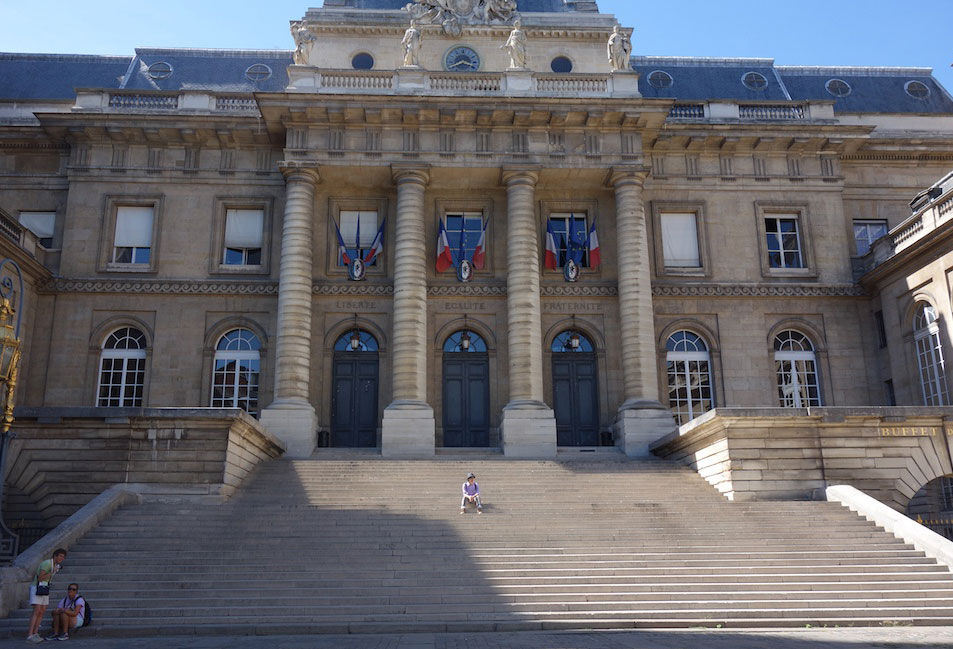
//> input picture stereo/pa1.jpg, 953 x 649 px
$ ./main   (built with g++ and OpenCV 4)
//> lines starting //> are read from the running program, lines starting //| are printed output that depends on the picture; after the words box and inside, x2 and y2 are one past the last pixel; in counts of white or black regions, pixels touching at a corner belong together
#include "opencv2/video/tracking.hpp"
#include "opencv2/imgproc/imgproc.hpp"
#include "opencv2/highgui/highgui.hpp"

#include <iostream>
#include <ctype.h>

#define WINSIZE 31
#define USE_FUSHIMI 1

using namespace cv;
using namespace std;
int calcDistance(cv::Mat prev, cv::Mat next, int deltaX, int deltaY);
void calcOpticalFlow(cv::Mat prev, cv::Mat next, cv::Mat flow);
void calcPartialOpticalFlow(cv::Mat prev, cv::Mat next, cv::Mat flow, int iteration);
//cv::Point2f calcMinimize(cv::Mat prev, cv::Mat next, int size, int* minDist);
cv::Point2f calcMinimize(cv::Mat prev, cv::Mat next, cv::Point2f ref, int size, int* minDist, int* avgDist);
cv::Mat m1, m2, g1, g2, flow;
cv::Mat mov[61];

void onMouse( int event, int x, int y, int flag, void* );

void drawFlow(cv::Mat prev, cv::Mat flow){
    int x, y;
    int width = prev.cols;
    int height = prev.rows;

    for(x = 10; x < width; x += 10){
        for(y = 10; y < height; y += 10){

            int fx = -flow.at<cv::Point2f>(y, x).x + x;
            int fy = -flow.at<cv::Point2f>(y, x).y + y;

// [4 lines of commented-out code are left out]

            cv::line(prev, cv::Point(x, y), cv::Point(fx, fy), cv::Scalar(0, 0, 0));
//            printf("(%d, %d) -> (%f, %f)\n", x, y, flow.at<cv::Point2f>(x, y).x, flow.at<cv::Point2f>(x, y).y);
        }
    }

}

void drawFlowColorMap(cv::Mat prev, cv::Mat flow){
    int x, y;
    int width = prev.cols;
    int height = prev.rows;

    for(x = 0; x < width; x += 1){
        for(y = 0; y < height; y += 1){

            float dx = flow.at<cv::Point2f>(y, x).x;
            float dy = flow.at<cv::Point2f>(y, x).y;

            int sat = sqrt(dx * dx + dy * dy) * 40;
            int hue = (sat == 0) ? 0 : (double)atan2(dx, dy) / 2.0 / M_PI * 180 + 90;
            int bri = 255;
            cv::rectangle(prev, cv::Point(x, y), cv::Point(x+1, y+1), cv::Scalar(hue, sat, bri));

//            printf("(%d, %d, %d)", hue, sat, bri);

            //            printf("(%d, %d) -> (%f, %f)\n", x, y, flow.at<cv::Point2f>(x, y).x, flow.at<cv::Point2f>(x, y).y);
        }
    }

}


void calcOpticalFlow(cv::Mat prev, cv::Mat next, cv::Mat flow){
    assert(prev.cols == next.cols);
    calcPartialOpticalFlow(prev, next, flow, 7);

    int width = prev.cols;
    int height = prev.rows;
    for(int x = 0; x < height; x += 1){
        for(int y = 0; y < width; y += 1){
            flow.at<cv::Point2f>(x, y) = flow.at<cv::Point2f>(x, y);
        }
    }

    cv::GaussianBlur(flow, flow, Size(WINSIZE, WINSIZE), WINSIZE, WINSIZE);
//    cv::blur(flow, flow, Size(10, 10));
}

void calcPartialOpticalFlow(cv::Mat prev, cv::Mat next, cv::Mat flow, int iteration)
{
    assert(prev.cols == next.cols);
    assert(prev.rows == next.rows);

    if(iteration == 0) return;
    if(prev.cols < 6 || next.cols < 6){
        return;
    }

    int minDist = INT_MAX;
    int avgDist = 0;
    int width = prev.cols;
    int height = prev.rows;
    int size = min(20, width/5);

    cv::Point2f delta = calcMinimize(prev, next, flow.at<cv::Point2f>(width/2, height/2), size, &minDist, &avgDist);

    if(avgDist < minDist * 1.4){
        // コントラスト低いので 0, 0 に
        delta = cv::Point2f(0, 0);
    }

    for(int x = 0; x < height; x += 1){
        for(int y = 0; y < width; y += 1){
            flow.at<cv::Point2f>(x, y) = delta;
        }
    }

    if(minDist > 1500){
        Rect r1 = Rect(0, 0,              width/2, height/2);
        Rect r2 = Rect(0, height/2,       width/2, height - height/2);
        Rect r3 = Rect(width/2, 0,        width - width/2, height/2);
        Rect r4 = Rect(width/2, height/2, width - width/2, height - height/2);
        calcPartialOpticalFlow(prev(r1), next(r1), flow(r1), iteration - 1);
        calcPartialOpticalFlow(prev(r2), next(r2), flow(r2), iteration - 1);
        calcPartialOpticalFlow(prev(r3), next(r3), flow(r3), iteration - 1);
        calcPartialOpticalFlow(prev(r4), next(r4), flow(r4), iteration - 1);
    }else{
        printf("delta: (%f, %f), size: %d minDist: %d avgDist: %d\n", delta.x, delta.y, size,  minDist, avgDist);
    }

    cv::rectangle(prev, Point2i(0, 0), Point2i(width-1, height-1), Scalar(255, 255, 255));
    cv::rectangle(next, Point2i(0, 0), Point2i(width-1, height-1), Scalar(255, 255, 255));

    return;
}

cv::Point2f calcMinimize(cv::Mat prev, cv::Mat next, cv::Point2f ref, int size, int* minDist, int* avgDist){
    cv::Point2f minPoint = cv::Point2f(ref.x, ref.y);
    int sumDist = 0;
    int count = 0;
    for(double x = -size; x <= size; x+= 1){
        for(double y = -size; y <= size; y+= 1){
            if(ref.x + x < 0 || ref.y + y < 0 || ref.x + x > prev.cols || ref.y + y > prev.rows) continue;
            int dist = calcDistance(prev, next, ref.x + x, ref.y + y);
            if(dist == INT_MAX) continue;
            if(dist < *minDist){
                minPoint.x = ref.x + x;
                minPoint.y = ref.y + y;
                *minDist = dist;
            }
            sumDist += dist;
            count ++;
        }
    }
    *avgDist = count != 0 ? sumDist / count : 0;
    if(count < 10) return ref;
    return minPoint;
}

int calcDistance(cv::Mat prev, cv::Mat next, int deltaX, int deltaY){
    int w = prev.cols - abs(deltaX);
    int h = prev.rows - abs(deltaY);

//    if(w < 2 || h < 2){
//        return INT_MAX;
//    }

    Mat imgA = prev(Rect(deltaX > 0 ? 0 : -deltaX, deltaY > 0 ? 0 : -deltaY, w, h));
    Mat imgB = next(Rect(deltaX > 0 ? deltaX : 0 , deltaY > 0 ? deltaY : 0 , w, h));
    Mat imgC;
    cv::absdiff(imgA, imgB, imgC);

    Scalar distxy = cv::mean(imgC);

    return (int)(distxy.val[0] * 1024);
}

int main( int argc, char** argv )
{

//    m1 = cv::imread("/Users/ryohei/gitrepos/cvgl/mid/eval-data/Teddy/frame10.png");
//    m2 = cv::imread("/Users/ryohei/gitrepos/cvgl/mid/eval-data/Teddy/frame11.png");
    m1 = cv::imread("/Users/ryohei/gitrepos/cvgl/stereo/pa1.jpg");
//> m1 is the input picture: 649 rows x 953 cols, CV_8UC3; mean B, G, R 108.8, 103.4, 104.2
    m2 = cv::imread("/Users/ryohei/gitrepos/cvgl/stereo/pa2.jpg");
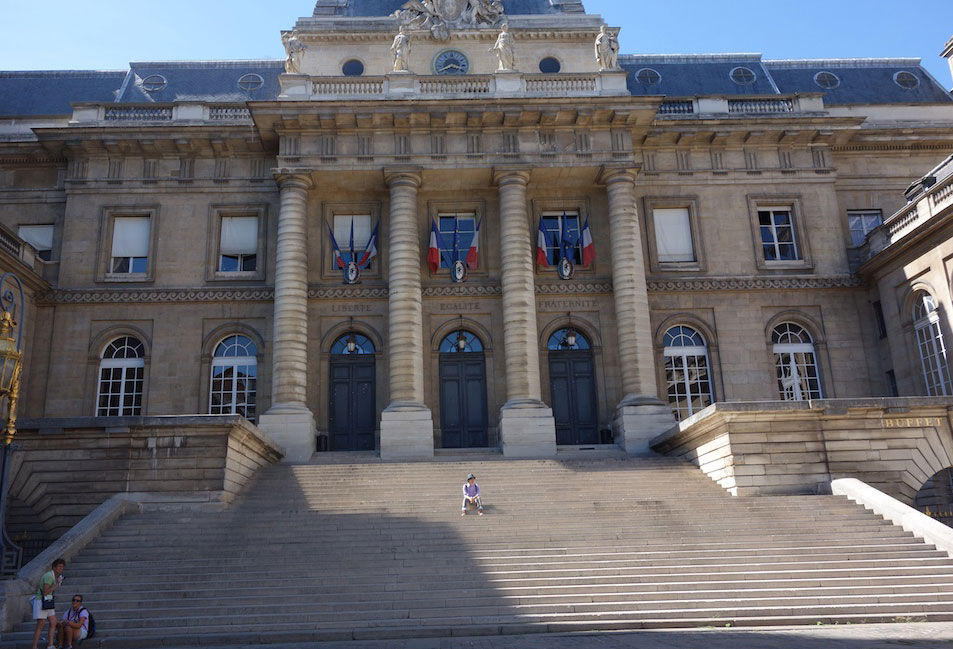
//> input picture stereo/pa2.jpg, 953 x 649 px
//> m2 is the input picture: 649 rows x 953 cols, CV_8UC3; mean B, G, R 108.1, 102.8, 103.3


    if(m1.empty() || m2.empty()){
        return 0;
    }

    cv::cvtColor(m1, g1, CV_RGB2GRAY);
    cv::cvtColor(m2, g2, CV_RGB2GRAY);
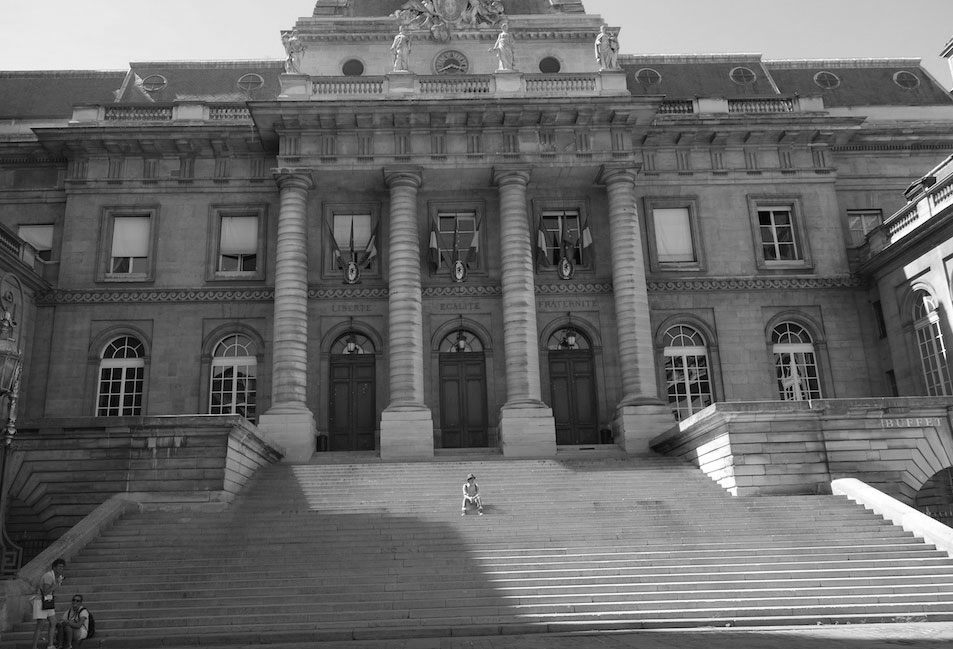
//> g2: 649 rows x 953 cols, CV_8UC1; min 0, max 255, mean 104.4

// [5 lines of commented-out code are left out]

    cv::GaussianBlur(g1, g1, Size(3, 3), 8, 6);
    cv::GaussianBlur(g2, g2, Size(3, 3), 8, 6);

// [7 lines of commented-out code are left out]
    flow = cv::Mat(g1.size(), CV_32FC2);


    if(USE_FUSHIMI){
        calcOpticalFlow(g1, g2, flow);
//> in calcMinimize, `cv::Point2f minPoint = cv::Point2f(ref.x, ref.y);`: minPoint = Point(0, 0)
//> the loop in calcMinimize, `for(double x = -size; x <= size; x+= 1)` made 41 passes
//> after the loop in calcMinimize, `for(double x = -size; x <= size; x+= 1)`: sumDist = 10191384; count = 441
//> in calcPartialOpticalFlow, `cv::Point2f delta = calcMinimize(prev, next, flow.at<cv::Point2f>(widt..`: minDist = 17170; avgDist = 23109; delta = Point(0, 0)
//> call 2 of calcMinimize, with ref = Point(0, 0), size = 20
//> the loop in calcMinimize (call 2), `for(double x = -size; x <= size; x+= 1)` made 41 passes
//> after the loop in calcMinimize (call 2), `for(double x = -size; x <= size; x+= 1)`:
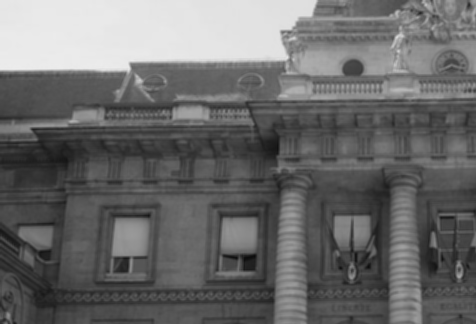
//> next: 324 rows x 476 cols, CV_8UC1; min 11, max 237, mean 106.1
//> after the loop in calcMinimize (call 2), `for(double x = -size; x <= size; x+= 1)`: sumDist = 9068405; count = 441
//> in calcPartialOpticalFlow (call 3), `cv::Point2f delta = calcMinimize(prev, next, flow.at<cv::Point2f>(widt..`: minDist = 8947; avgDist = 19341; delta = Point(0, 14)
//> call 4 of calcMinimize, with ref = Point(0, 14), size = 20
//> the loop in calcMinimize (call 4), `for(double x = -size; x <= size; x+= 1)` made 41 passes
//> after the loop in calcMinimize (call 4), `for(double x = -size; x <= size; x+= 1)`:
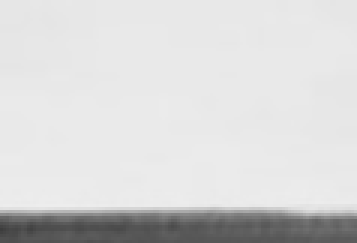
//> next: 81 rows x 119 cols, CV_8UC1 (shown 3 times larger); min 61, max 237, mean 215.4
//> after the loop in calcMinimize (call 4), `for(double x = -size; x <= size; x+= 1)`: sumDist = 14623869; count = 735
//| delta: (0.000000, 0.000000), size: 11 minDist: 791 avgDist: 1024
//> in calcPartialOpticalFlow (call 5), `cv::rectangle(prev, Point2i(0, 0), Point2i(width-1, height-1), Scalar(..`: prev: 40 rows x 59 cols, CV_8UC1; min 230, max 255, mean 234.9
//> in calcPartialOpticalFlow (call 5), `cv::rectangle(next, Point2i(0, 0), Point2i(width-1, height-1), Scalar(..`: next: 40 rows x 59 cols, CV_8UC1; min 229, max 255, mean 234
//| delta: (25.000000, 19.000000), size: 5 minDist: 0 avgDist: 673
//> in calcPartialOpticalFlow (call 7), `cv::rectangle(prev, Point2i(0, 0), Point2i(width-1, height-1), Scalar(..`: prev: 20 rows x 29 cols, CV_8UC1; min 63, max 255, mean 197.6
//> in calcPartialOpticalFlow (call 7), `cv::rectangle(next, Point2i(0, 0), Point2i(width-1, height-1), Scalar(..`: next: 20 rows x 29 cols, CV_8UC1; min 232, max 255, mean 237.2
//> the loop in calcMinimize (call 8), `for(double x = -size; x <= size; x+= 1)` made 11 passes
//> (sumDist, count) on passes 1 to 11: (67819, 9), (138561, 18), (211504, 27), (285305, 36), (285305, 45), (285305, 45), (285305, 45), (285305, 45), (285305, 45), (285305, 45), (285305, 45)
//> after the loop in calcMinimize (call 8), `for(double x = -size; x <= size; x+= 1)`:
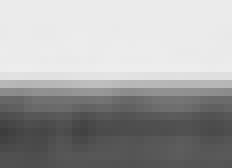
//> next: 21 rows x 29 cols, CV_8UC1 (shown 8 times larger); min 61, max 237, mean 164.4
//> after the loop in calcMinimize (call 8), `for(double x = -size; x <= size; x+= 1)`: sumDist = 285305; count = 45
//| delta: (25.000000, 21.000000), size: 5 minDist: 0 avgDist: 6340
//> in calcPartialOpticalFlow (call 8), `cv::rectangle(prev, Point2i(0, 0), Point2i(width-1, height-1), Scalar(..`: prev: 21 rows x 29 cols, CV_8UC1; min 71, max 255, mean 106.9
//> in calcPartialOpticalFlow (call 8), `cv::rectangle(next, Point2i(0, 0), Point2i(width-1, height-1), Scalar(..`: next: 21 rows x 29 cols, CV_8UC1; 15.76% of pixels changed, all inside (x1, y1, x2, y2) = (0, 0, 29, 21)
//> in calcPartialOpticalFlow (call 6), `calcPartialOpticalFlow(prev(r3), next(r3), flow(r3), iteration - 1);`: prev: 41 rows x 59 cols, CV_8UC1; min 63, max 255, mean 145.8
//> in calcPartialOpticalFlow (call 6), `calcPartialOpticalFlow(prev(r3), next(r3), flow(r3), iteration - 1);`: next: 41 rows x 59 cols, CV_8UC1; min 65, max 255, mean 203.6
//> in calcPartialOpticalFlow (call 6), `calcPartialOpticalFlow(prev(r4), next(r4), flow(r4), iteration - 1);`: prev: 41 rows x 59 cols, CV_8UC1; min 63, max 255, mean 152.8
//> in calcPartialOpticalFlow (call 6), `calcPartialOpticalFlow(prev(r4), next(r4), flow(r4), iteration - 1);`: next: 41 rows x 59 cols, CV_8UC1; min 65, max 255, mean 207.4
//> in calcPartialOpticalFlow (call 4), `calcPartialOpticalFlow(prev(r3), next(r3), flow(r3), iteration - 1);`: prev: 81 rows x 119 cols, CV_8UC1; min 63, max 255, mean 190.5
//> in calcPartialOpticalFlow (call 4), `calcPartialOpticalFlow(prev(r3), next(r3), flow(r3), iteration - 1);`: next: 81 rows x 119 cols, CV_8UC1; min 65, max 255, mean 218.7
//> in calcPartialOpticalFlow (call 4), `calcPartialOpticalFlow(prev(r4), next(r4), flow(r4), iteration - 1);`: prev: 81 rows x 119 cols, CV_8UC1; min 63, max 255, mean 195.4
//> in calcPartialOpticalFlow (call 4), `calcPartialOpticalFlow(prev(r4), next(r4), flow(r4), iteration - 1);`: next: 81 rows x 119 cols, CV_8UC1; min 65, max 255, mean 221
//> in calcPartialOpticalFlow (call 3), `calcPartialOpticalFlow(prev(r2), next(r2), flow(r2), iteration - 1);`: prev: 162 rows x 238 cols, CV_8UC1; min 22, max 255, mean 142.7
//> in calcPartialOpticalFlow (call 3), `calcPartialOpticalFlow(prev(r2), next(r2), flow(r2), iteration - 1);`: next: 162 rows x 238 cols, CV_8UC1; min 20, max 255, mean 155
//> in calcPartialOpticalFlow (call 3), `calcPartialOpticalFlow(prev(r3), next(r3), flow(r3), iteration - 1);`:
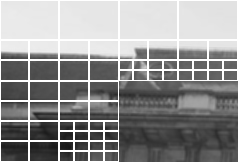
//> prev: 162 rows x 238 cols, CV_8UC1; min 22, max 255, mean 146.8
//> in calcPartialOpticalFlow (call 3), `calcPartialOpticalFlow(prev(r3), next(r3), flow(r3), iteration - 1);`:
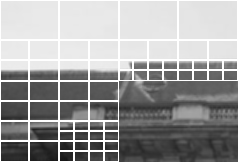
//> next: 162 rows x 238 cols, CV_8UC1; min 20, max 255, mean 157.9
    }else{
        cv::calcOpticalFlowFarneback(
                                     g1,
                                     g2,
                                     flow,
                                     0.6,  // pyrScale
                                     15,    // levels
                                     50,   // winsize
                                     15,    // iterations
                                     7,    // polyN
                                     1.5,  // polySigma
                                     OPTFLOW_FARNEBACK_GAUSSIAN);

    }

    cv::Mat colorMap = m1.clone();

    drawFlowColorMap(colorMap, flow);
    cv::cvtColor(colorMap, colorMap, CV_HSV2RGB);
    drawFlow(colorMap, flow);

    cv::imshow("Optical Flow", colorMap);

    cv::imshow("g1", g1);
//    cv::imshow("g2", g2);

    Mat map(flow.size(), CV_32FC2);

    for(int k = 0; k < 61; ++k){
        double q = (double)(k - 30) / 30; // とりあえず
        for (int y = 0; y < map.rows; ++y)
        {
            for (int x = 0; x < map.cols; ++x)
            {
                Point2f f = flow.at<Point2f>(y, x);
                map.at<Point2f>(y, x) = Point2f(x + f.x * q, y + f.y * q);
            }
        }
        cv::remap(m2, mov[k], map, cv::Mat(), CV_INTER_LINEAR);
    }
    cv::Mat kasane;

    cv::namedWindow("Flow", 0 );
    cv::setMouseCallback("Flow", onMouse, 0);

    cv::addWeighted(m1, 0.5, m2, 0.5, 1, kasane);
    cv::imshow("kasane", kasane);

    cv::imshow("Flow", mov[0]);
    cv::waitKey(3600 * 1000);
// [10 lines of commented-out code are left out]
    return 0;
}


// [58 lines left out: function onMouse, not called in this run]
